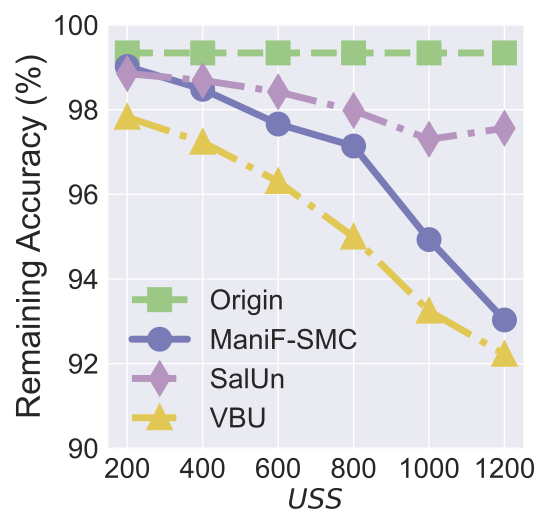

The script that saved this image:


import numpy as np
import matplotlib.pyplot as plt

epsilon = 3
beta = 1 / epsilon


x=[1, 2, 3, 4, 5, 6]
# validation_for_plt =[97,95.8600, 94.9400, 93.5400, 93.2400]
# attack_for_plt=[0, 0.3524, 0, 0.1762, 0.1762]
# basic_for_plt=[99.8, 99.8, 99.8, 99.8, 99.8]

labels = ['200', '400', '600', '800', '1000', '1200']
# unl_org = [97.77, 97.55, 97.35, 97.29, 97.21, 97.21]

# unl_hess_r = [96.6, 96.66, 96.04, 95.94, 95.85, 97.21]
OUL = [0.9902, 0.9848, 0.9766, 0.9714, 0.9493, 0.9303]

org_acc = [0.9934, 0.9934, 0.9934, 0.9934, 0.9934, 0.9934]

salun_acc = [0.9885, 0.9869,  0.9842, 0.9798, 0.9730, 0.9756]

# unl_ss_wo = [94.32, 94.53, 94.78, 93.38, 94.04, 97.21]
vbu_ldp_acc = [0.9782, 0.9723, 0.9630, 0.9499, 0.9324, 0.9222]

for i in range(len(OUL)):
    OUL[i] = OUL[i]*100
    org_acc[i] = org_acc[i]*100
    salun_acc[i] = salun_acc[i]*100
    vbu_ldp_acc[i] = vbu_ldp_acc[i] * 100

plt.style.use('seaborn')
plt.figure(figsize=(5.5, 5.3))
l_w=5
m_s=15
marker_s = 3
markevery=1
#plt.figure(figsize=(8, 5.3))
#plt.plot(x, unl_fr, color='blue', marker='^', label='Retrain',linewidth=l_w, markersize=m_s)

#plt.plot(x, unl_ss_w, color='g',  marker='*',  label='PriMU$_{w}$',linewidth=l_w, markersize=m_s)
plt.plot(x, org_acc, linestyle='--', color='#9BC985',  marker='s', fillstyle='full', markevery=markevery, label='Origin',linewidth=l_w, markersize=m_s, markeredgewidth=marker_s)


plt.plot(x, OUL, linestyle='-', color='#797BB7', marker='o', fillstyle='full', markevery=markevery,
         label='ManiF-SMC', linewidth=l_w, markersize=m_s, markeredgewidth=marker_s)



plt.plot(x, salun_acc, linestyle='-.', color='#B595BF',  marker='d', fillstyle='full', markevery=markevery, label='SalUn',linewidth=l_w, markersize=m_s, markeredgewidth=marker_s)

plt.plot(x, vbu_ldp_acc, linestyle='-.', color='#E1C855',  marker='^', fillstyle='full', markevery=markevery,
         label='VBU',linewidth=l_w, markersize=m_s, markeredgewidth=marker_s)


# plt.grid()
leg = plt.legend(fancybox=True, shadow=True)
# plt.xlabel('Malicious Client Ratio (%)' ,fontsize=16)
plt.ylabel('Remaining Accuracy (%)' ,fontsize=24)
my_y_ticks = np.arange(90.0, 100.1, 2)
plt.yticks(my_y_ticks,fontsize=20)
plt.xlabel('$\it USS$' ,fontsize=20)

plt.xticks(x, labels, fontsize=20)
# plt.title('CIFAR10 IID')

# plt.annotate(r"1e0", xy=(0.1, 1.01), xycoords='axes fraction', xytext=(-10, 10), textcoords='offset points', ha='right', va='center', fontsize=15)


# plt.title('(c) Utility Preservation', fontsize=24)
plt.legend(loc=(0.03, 0.01),fontsize=20)
plt.tight_layout()
#plt.title("MNIST")
plt.rcParams['figure.figsize'] = (2.0, 1)
plt.rcParams['image.interpolation'] = 'nearest'
plt.rcParams['figure.subplot.left'] = 0.11
plt.rcParams['figure.subplot.bottom'] = 0.08
plt.rcParams['figure.subplot.right'] = 0.977
plt.rcParams['figure.subplot.top'] = 0.969
plt.savefig('CIFAR10_model_RA_uss.pdf', format='pdf', dpi=200)
plt.show()
